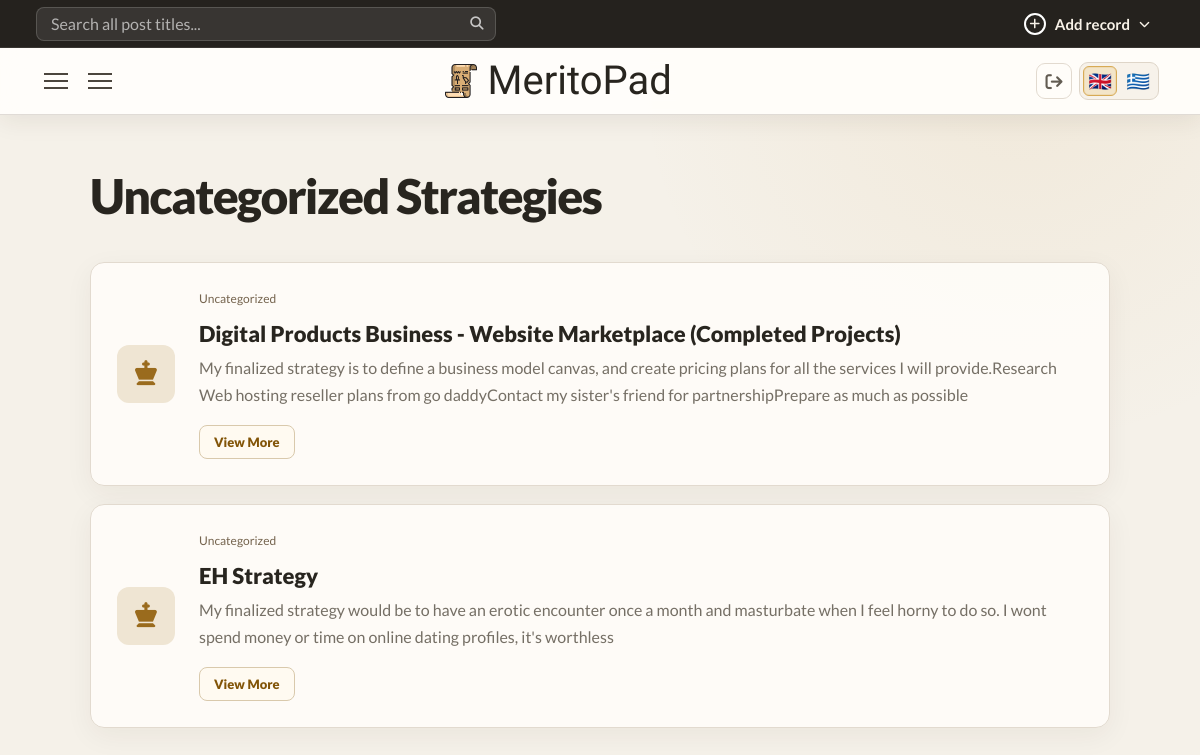
The page /cnicou/strategies/category/uncategorized (signed in) on the database as committed earlier.
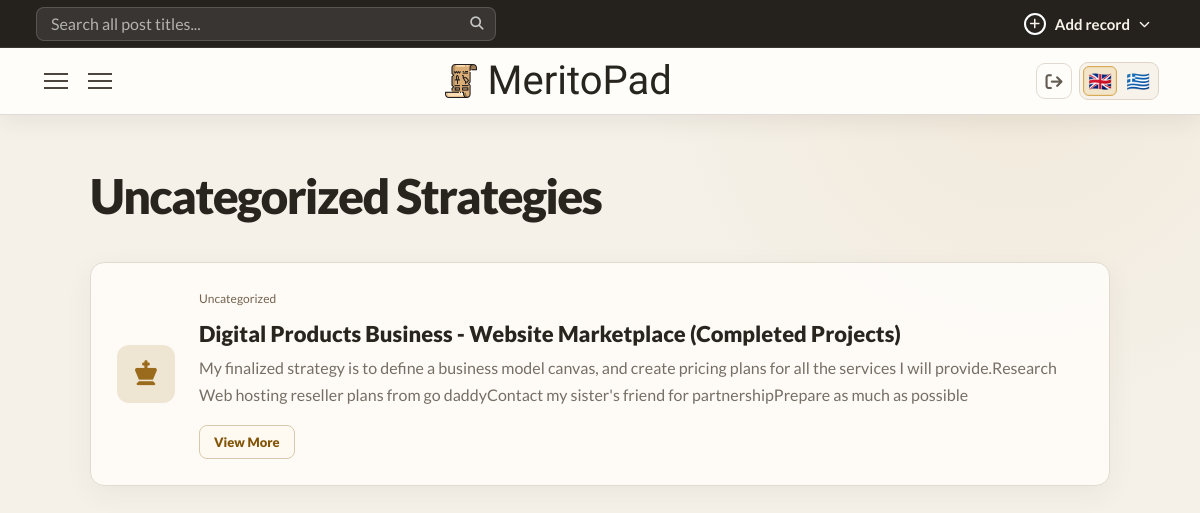
The same page on the database as committed later.
### core/models.py (models this page shows, shortened)
class UserOwnedModel(models.Model):
    user = models.ForeignKey(
        settings.AUTH_USER_MODEL,
        on_delete=models.CASCADE,
        related_name="%(class)s_records",
        null=True,
        blank=True,
    )
    class Meta:
        abstract = True
        constraints = [
            models.UniqueConstraint(
                fields=("user", "slug"),
                name="unique_%(class)s_user_slug",
            )
        ]

class Strategy(UserOwnedModel):
    title = models.CharField(max_length=255)
    slug = models.SlugField(blank=True)
    created_at = models.DateTimeField(auto_now_add=True)
    strenght = CKEditor5Field('Strenghts', config_name='extends')  # or 'default'
    Weeknesses = CKEditor5Field('Weaknesses', config_name='extends')  # or 'default'
    opportunities = CKEditor5Field('Opportunities', config_name='extends')  # or 'default'
    threats = CKEditor5Field('Threats', config_name='extends')  # or 'default'
    strenghts_advantages = CKEditor5Field('How to take advantage of your strenghts', config_name='extends')  # or 'default'
    weekness_minimization = CKEditor5Field('How to take improve or minimize your weaknesses?', config_name='extends')  # or 'default'
    opportunities_advantages = CKEditor5Field('How to take advantage of your opportunities?', config_name='extends')  # or 'default'
    threats_prevention = CKEditor5Field('How to prevent threats from happening?', config_name='extends')  # or 'default'
    finalized_strategy = CKEditor5Field('What is your finalized Strategy?', config_name='extends')  # or 'default'
    category = models.ForeignKey(
        StrategyCategory,
        on_delete=models.DO_NOTHING,
        related_name="strategies_by_category",
        null=True
    )
    subcategory = models.ForeignKey(
        StrategySubcategory,
        on_delete=models.DO_NOTHING,
        related_name="strategies_by_subcategory",
        blank=True,
        null=True
    )
    tags = models.ManyToManyField(
        StrategyTag,
        related_name="strategies_by_tag",
        blank=True
    )

class BaseCategory(UserOwnedModel):
    name = models.CharField(max_length=255)
    slug = models.SlugField(blank=True)
    class Meta:
        abstract = True
        constraints = [
            models.UniqueConstraint(
                fields=("user", "slug"),
                name="unique_%(class)s_user_slug",
            )
        ]

class StrategyCategory(BaseCategory):
    pass

### core/views.py (the view)
# urls.py: path("strategies/category/<slug:slug>",views.strategy_category,name="strategy_category"),
@workspace_login_required
def strategy_category(request,slug):
    return scoped_record_listing(request, "strategy", category_slug=slug)

### core/context_processors.py (called while the page is built)
def workspace_record_type(request):
    match = getattr(request, "resolver_match", None)
    if match is None:
        return {}
    url_name = match.url_name or ""
    record_type = match.kwargs.get("record_type")
    if not record_type:
        record_type = "article" if url_name == "index" else url_name.split("_", 1)[0]
    if record_type not in WORKSPACE_RECORD_TYPES:
        return {}
    return {
        "workspace_record_type": record_type,
        "workspace_is_record_form": url_name.endswith(("_create", "_edit")),
        "workspace_is_single": url_name.endswith("_single"),
    }

### core/taxonomy.py (called while the page is built)
def default_category_first(queryset):
    return queryset.annotate(
        _default_category_order=Case(
            When(slug=DEFAULT_CATEGORY_SLUG, then=Value(0)),
            default=Value(1),
            output_field=IntegerField(),
        )
    ).order_by("_default_category_order", "name")

def is_category_model(model):
    return issubclass(model, BaseCategory)

### core/views.py (called while the page is built)
def taxonomy_for_user(model, user):
    queryset = model.objects.filter(user=user)
    if is_category_model(model):
        return default_category_first(queryset)
    return queryset.order_by("name")

### core/templates/core/categories/strategy-category.html (shortened to what this page needs)
{% extends 'core/base.html' %}
{% block main %}
<div class="grid">
    <div class="grid-right">
        <div class="grid-right-wraper">
            <h1 class="post-type-title">{{article_category.name}} Strategies</h1>
            {% for article in page_obj %}
                <article class="preview">
                    <div class="icon">
                        <i class="fa-solid fa-chess-king"></i>
                    </div>
                    <div class="content">
                        {% include "core/includes/post-taxonomy.html" with record=article record_type=workspace_record_type %}
                        <h2>{{article.title}}</h2>
                        <p>{{article.finalized_strategy | safe | striptags | truncatewords:70 }}</p>
                        <a class="view-single-btn" href="{% url 'strategy_single' request.user.username article.slug %}">View More</a>
                    </div>
                </article>
            {% empty %}
                <p class="no-entries">No entries yet to show...</p>
            {% endfor %}
    </div>
    </div>
</div>
{% endblock %}

### core/templates/core/includes/post-taxonomy.html (shortened to what this page needs)
{% with category_url=record_type|add:"_category" subcategory_url=record_type|add:"_subcategory" tag_url=record_type|add:"_tag" %}
{% if record.category or record.subcategory or record.tags.all %}
<nav class="post-taxonomy" aria-label="Post category and tags">
    <div class="post-category-path">
    {% if record.category %}
    <a class="post-taxonomy-category" href="{% url category_url request.user.username record.category.slug %}" aria-label="Category: {{ record.category.name }}">{{ record.category.name }}</a>
    {% endif %}
    </div>
</nav>
{% endif %}
{% endwith %}

Rows that differ between the two databases and show on the page:
removed Strategy: category.name "Uncategorized", title "EH Strategy", finalized_strategy "My finalized strategy would be to have an erotic encounter once a month and masturbate when I feel horny to do so. I wont spend money or time on online dating profiles, it's worthless"
